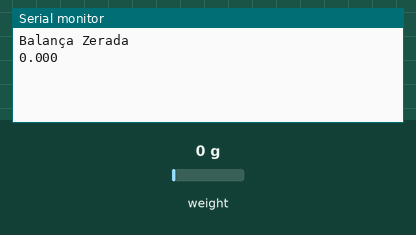
Bench run of a sketch on a simulated Arduino Uno, built with avr-gcc and run on an emulated ATmega328P. Shown: the last lines printed to the serial monitor. Inputs (shaded band) come from the test bench; at power-on: weight on the scale 0 g.

Above: at 4.2 s.
4.3 s: weight on the scale set to 100 g
At 6.6 s:
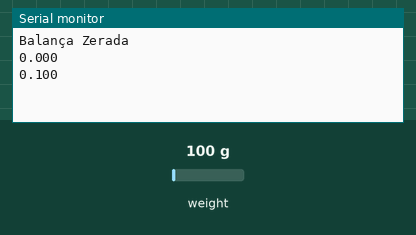
6.8 s: weight on the scale set to 1250 g
At 8.6 s:
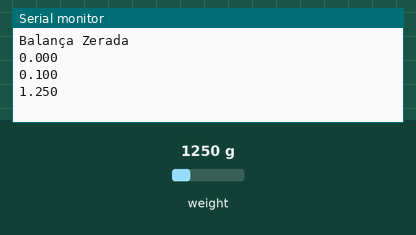
Timing chart, 0 to 10.1 s (numbered marks = the images above; inputs shaded):
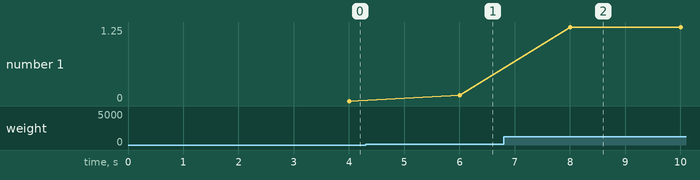

The sketch:

calibrate.ino
```cpp
//PESO

/*
     Q0481-Sketch-Calibrar
     AUTOR:   BrincandoComIdeias
     LINK:    https://www.youtube.com/brincandocomideias ; https://cursodearduino.net/
     COMPRE:  https://www.arducore.com.br/
     SKETCH:  Calibrar Balanca com módulo HX711
     DATA:    04/07/2019
*/

// INCLUSÃO DE BIBLIOTECAS
#include <HX711.h>

// DEFINIÇÕES DE PINOS
#define pinDT  3
#define pinSCK  4

// INSTANCIANDO OBJETOS
HX711 scale;

// DECLARAÇÃO DE VARIÁVEIS
float medida = 0;

void setup() {
  Serial.begin(9600);

  scale.begin(pinDT, pinSCK); // CONFIGURANDO OS PINOS DA BALANÇA
  scale.set_scale(-20560); // LIMPANDO O VALOR DA ESCALA

  delay(2000);
  scale.tare(); // ZERANDO A BALANÇA PARA DESCONSIDERAR A MASSA DA ESTRUTURA

  Serial.println("Balança Zerada");
}

void loop() {

  medida = scale.get_units(10); // SALVANDO NA VARIAVEL O VALOR DA MÉDIA DE 5 MEDIDAS
  Serial.println(medida, 3); // ENVIANDO PARA MONITOR SERIAL A MEDIDA COM 3 CASAS DECIMAIS

  scale.power_down(); // DESLIGANDO O SENSOR
  delay(1000); // AGUARDA 5 SEGUNDOS
  scale.power_up(); // LIGANDO O SENSOR
}
```

Measured:
- after the input at 4.3 s, the serial monitor: prints a new line after 1.7 s (image 1)
- after the input at 6.8 s, the serial monitor: prints a new line after 1.2 s (image 2)
- plotted number 1: 0 → 0.1 after the input at 4.3 s, 0.1 → 1.25 after the input at 6.8 s
